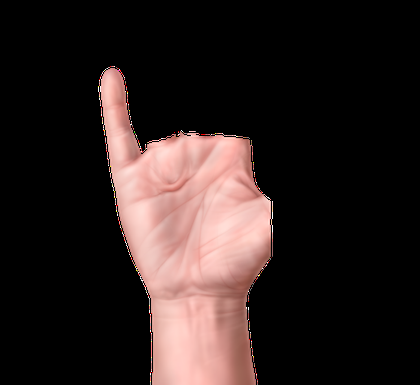
%> input picture Digital Image Processing Lab/lab Final Exam/LAb 06/Codes/hand_images/f1.png, 420 x 385 px, shrunk from 742 x 680 before the run; its folder holds only this picture in this run
$ octave assignment5.m   (GNU Octave 9; MATLAB toolbox functions it lacks are replaced by stand-ins)
%> lines starting %> are read from the running program, lines starting %| are printed output that depends on the picture; in (x1, y1, x2, y2) boxes, pixels count from 0 and x2, y2 are one past the last pixel; in counts of white or black regions, pixels touching at a corner belong together; the program's own positions count from 1
% Step 1: Read Input Images
imageFiles = dir('hand_images/*.png'); % Assuming the images are stored in a folder named 'hand_images'
numImages = length(imageFiles);

% Disk shaped structuring element
se = strel('disk', 5);
seArray = se.Neighborhood;

for i = 1:numImages
    % Read the image
    img = imread(fullfile(imageFiles(i).folder, imageFiles(i).name));
%> img is the input picture: size 385x420x3 uint8; mean R, G, B 46.3, 34.6, 32.9

    % Convert to grayscale
    grayImg = rgb2gray(img);
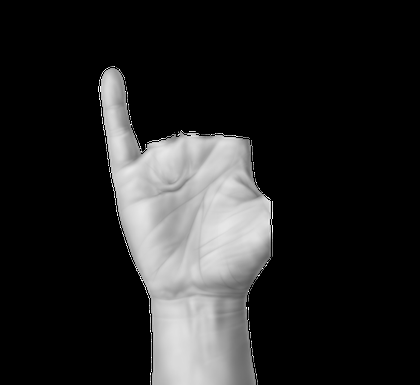
%> grayImg: size 385x420 uint8; min 0, max 255, mean 37.9

    % Convert to binary image
    binaryImg = imbinarize(grayImg);
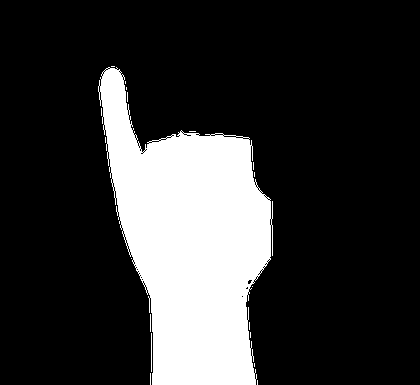
%> binaryImg: size 385x420 logical; 20.3% white; 19 white regions (17 under 20 px), largest, box (x1, y1, x2, y2) and area: (98, 67, 273, 385) 32682, (151, 333, 152, 372) 39

    % Remove noise
    binaryImg = imopen(binaryImg, se);
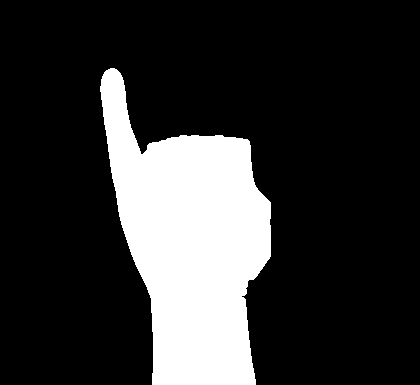
%> binaryImg: size 385x420 logical; 19.8% white; 1 white region, box (x1, y1, x2, y2) and area: (100, 68, 271, 385) 32044

    % Manual Erosion
    erodedImg = false(size(binaryImg));
    for row = 1:size(binaryImg, 1) - size(seArray, 1) + 1
        for col = 1:size(binaryImg, 2) - size(seArray, 2) + 1
            if all(all(binaryImg(row:row+size(seArray, 1)-1, col:col+size(seArray, 2)-1) & seArray))
                erodedImg(row + floor(size(seArray, 1) / 2), col + floor(size(seArray, 2) / 2)) = true;
            end
        end
    end
%> erodedImg: size 385x420 logical; every value is 0

    % Manual Dilation
    dilatedImg = false(size(erodedImg));
    for row = 1:size(erodedImg, 1)
        for col = 1:size(erodedImg, 2)
            if erodedImg(row, col)
                dilatedImg(max(1, row-floor(size(seArray, 1)/2)):min(size(erodedImg, 1), row+floor(size(seArray, 1)/2)), ...
                           max(1, col-floor(size(seArray, 2)/2)):min(size(erodedImg, 2), col+floor(size(seArray, 2)/2))) = ...
                           dilatedImg(max(1, row-floor(size(seArray, 1)/2)):min(size(erodedImg, 1), row+floor(size(seArray, 1)/2)), ...
                                      max(1, col-floor(size(seArray, 2)/2)):min(size(erodedImg,  2), col+floor(size(seArray, 2)/2))) | seArray;
            end
        end
    end

    % Count number of objects (fingers) using bwlabel
    [L, num] = bwlabel(dilatedImg);
%> L: size 385x420 double; every value is 0
%> num = 0

    % Display results
    figure;
    subplot(1, 4, 1); imshow(img); title('Original Image');
    subplot(1, 4, 2); imshow(binaryImg); title('Binary Image');
    subplot(1, 4, 3); imshow(erodedImg); title('Eroded Image');
    subplot(1, 4, 4); imshow(dilatedImg); title(['Processed Image with ', num2str(num), ' fingers']);
end

% Display final counts
disp('Finger counts for each image:');
disp(fingerCounts);
%> (this line was passed over: fingerCounts is not available in this run)
